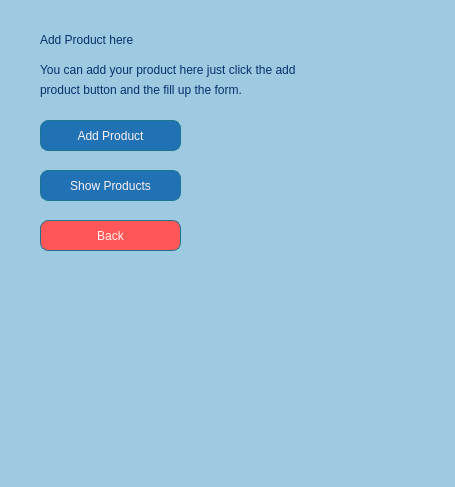
<?xml version="1.0" encoding="UTF-8"?>
<ui version="4.0">
 <class>MainWindow</class>
 <widget class="QMainWindow" name="MainWindow">
  <property name="geometry">
   <rect>
    <x>0</x>
    <y>0</y>
    <width>455</width>
    <height>487</height>
   </rect>
  </property>
  <property name="windowTitle">
   <string>MainWindow</string>
  </property>
  <property name="styleSheet">
   <string notr="true">background-color:rgb(158, 202, 225);
</string>
  </property>
  <widget class="QWidget" name="centralwidget">
   <widget class="QPushButton" name="cancelBtn">
    <property name="geometry">
     <rect>
      <x>40</x>
      <y>220</y>
      <width>141</width>
      <height>31</height>
     </rect>
    </property>
    <property name="styleSheet">
     <string notr="true">border: 1px solid rgb(28, 118, 143);
font: 75 10pt &quot;MS Shell Dlg 2&quot;;
border-radius: 8px;
color:rgb(251, 243, 242);
background-color:rgb(255, 87, 87);</string>
    </property>
    <property name="text">
     <string>Back</string>
    </property>
   </widget>
   <widget class="QLabel" name="label">
    <property name="geometry">
     <rect>
      <x>40</x>
      <y>30</y>
      <width>281</width>
      <height>20</height>
     </rect>
    </property>
    <property name="styleSheet">
     <string notr="true">
color:rgb(8, 48, 107);
font: 75 12pt &quot;Verdana&quot;;</string>
    </property>
    <property name="text">
     <string>&lt;html&gt;&lt;head/&gt;&lt;body&gt;&lt;p&gt;Add Product here&lt;/p&gt;&lt;/body&gt;&lt;/html&gt;</string>
    </property>
   </widget>
   <widget class="QLabel" name="label_2">
    <property name="geometry">
     <rect>
      <x>40</x>
      <y>60</y>
      <width>331</width>
      <height>21</height>
     </rect>
    </property>
    <property name="styleSheet">
     <string notr="true">
color:rgb(8, 48, 107);
font: 75 10pt &quot;Verdana&quot;;</string>
    </property>
    <property name="text">
     <string>&lt;html&gt;&lt;head/&gt;&lt;body&gt;&lt;p&gt;You can add your product here just click the add &lt;/p&gt;&lt;/body&gt;&lt;/html&gt;</string>
    </property>
   </widget>
   <widget class="QLabel" name="label_3">
    <property name="geometry">
     <rect>
      <x>40</x>
      <y>80</y>
      <width>331</width>
      <height>21</height>
     </rect>
    </property>
    <property name="styleSheet">
     <string notr="true">
color:rgb(8, 48, 107);
font: 75 10pt &quot;Verdana&quot;;</string>
    </property>
    <property name="text">
     <string>&lt;html&gt;&lt;head/&gt;&lt;body&gt;&lt;p&gt;product button and the fill up the form. &lt;/p&gt;&lt;/body&gt;&lt;/html&gt;</string>
    </property>
   </widget>
   <widget class="QPushButton" name="addProductBtn">
    <property name="geometry">
     <rect>
      <x>40</x>
      <y>120</y>
      <width>141</width>
      <height>31</height>
     </rect>
    </property>
    <property name="styleSheet">
     <string notr="true">border: 1px solid rgb(28, 118, 143);
font: 75 10pt &quot;MS Shell Dlg 2&quot;;
border-radius: 8px;
color:rgb(251, 243, 242);
background-color:rgb(33, 113, 181);</string>
    </property>
    <property name="text">
     <string>Add Product</string>
    </property>
   </widget>
   <widget class="QPushButton" name="showProductsBtn">
    <property name="geometry">
     <rect>
      <x>40</x>
      <y>170</y>
      <width>141</width>
      <height>31</height>
     </rect>
    </property>
    <property name="styleSheet">
     <string notr="true">border: 1px solid rgb(28, 118, 143);
font: 75 10pt &quot;MS Shell Dlg 2&quot;;
border-radius: 8px;
color:rgb(251, 243, 242);
background-color:rgb(33, 113, 181);</string>
    </property>
    <property name="text">
     <string>Show Products</string>
    </property>
   </widget>
  </widget>
  <widget class="QStatusBar" name="statusbar"/>
 </widget>
 <resources/>
 <connections/>
</ui>
